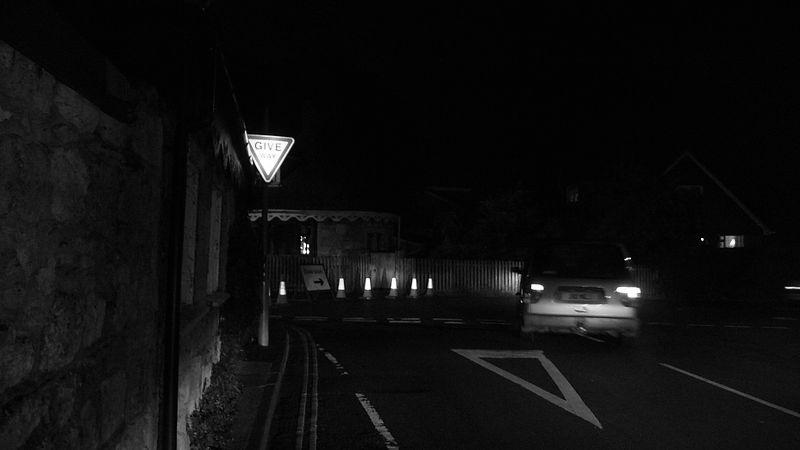
#> input picture dark_road_1.jpg, 800 x 450 px
$ python E14.py
#> lines starting #> are read from the running program, lines starting #| are printed output that depends on the picture
import cv2
import matplotlib.pyplot as plt

# board_image
road_image1 = cv2.imread('dark_road_1.jpg')
#> road_image1 is the input picture: shape (450, 800, 3); min 0, max 255, mean 14.6
road_image2 = cv2.imread('dark_road_2.jpg')
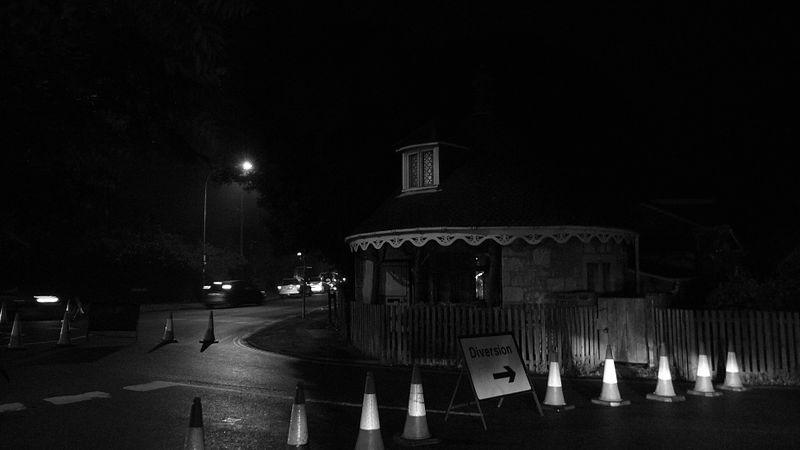
#> input picture dark_road_2.jpg, 800 x 450 px
#> road_image2 is the input picture: shape (450, 800, 3); min 0, max 255, mean 16.8
road_image3 = cv2.imread('dark_road_3.jpg')
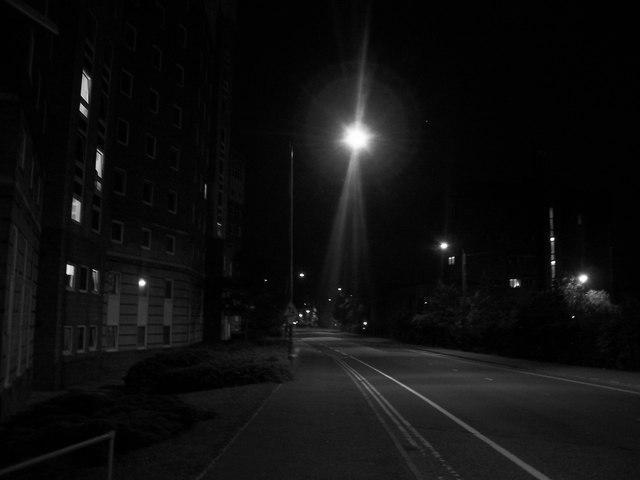
#> input picture dark_road_3.jpg, 640 x 480 px
#> road_image3 is the input picture: shape (480, 640, 3); min 0, max 255, mean 15.2


gray_road_image1 = cv2.cvtColor(road_image1, cv2.COLOR_BGR2GRAY)
cv2.imshow('gray_road_image1', gray_road_image1)
hist1 = cv2.calcHist([gray_road_image1], [0], None, [256], [0, 256])
#> hist1 = 256 values, max 72065 at index 3, min 5 at index 210, mean 1406.2

gray_road_image2 = cv2.cvtColor(road_image2, cv2.COLOR_BGR2GRAY)
cv2.imshow('gray_road_image2', gray_road_image2)
hist2 = cv2.calcHist([gray_road_image2], [0], None, [256], [0, 256])
#> hist2 = 256 values, max 68343 at index 3, min 11 at index 235, mean 1406.2

gray_road_image3 = cv2.cvtColor(road_image3, cv2.COLOR_BGR2GRAY)
cv2.imshow('gray_road_image3', gray_road_image3)
hist3 = cv2.calcHist([gray_road_image3], [0], None, [256], [0, 256])
#> hist3 = 256 values, max 46411 at index 2, min 4 at index 231, mean 1200


                    # ΟΛΙΚΗ ΕΞΙΣΩΣΗ HISTOGRAM
equalizeHist1 = cv2.equalizeHist(gray_road_image1)
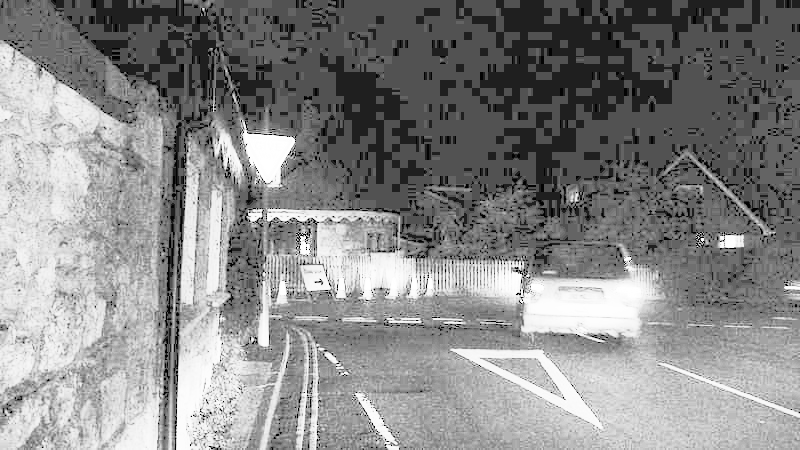
#> equalizeHist1: shape (450, 800); min 0, max 255, mean 135.9
cv2.imshow('Dark road image 1 EqualizedHist', equalizeHist1)
finalHist1 = cv2.calcHist([equalizeHist1], [0], None, [256], [0, 256])
#> finalHist1 = 256 values, max 72065 at index 82, min 0 at index 1, mean 1406.2

equalizeHist2 = cv2.equalizeHist(gray_road_image2)
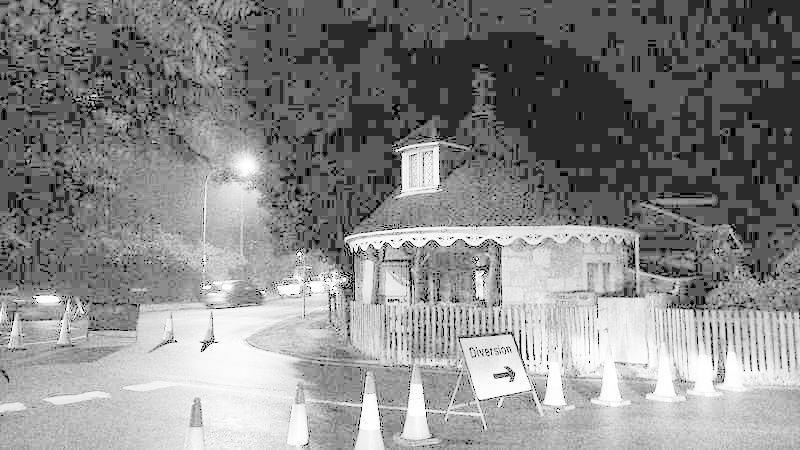
#> equalizeHist2: shape (450, 800); min 0, max 255, mean 136.4
cv2.imshow('Dark road image 2 EqualizedHist', equalizeHist2)
finalHist2 = cv2.calcHist([equalizeHist2], [0], None, [256], [0, 256])
#> finalHist2 = 256 values, max 68343 at index 91, min 0 at index 1, mean 1406.2

equalizeHist3 = cv2.equalizeHist(gray_road_image3)
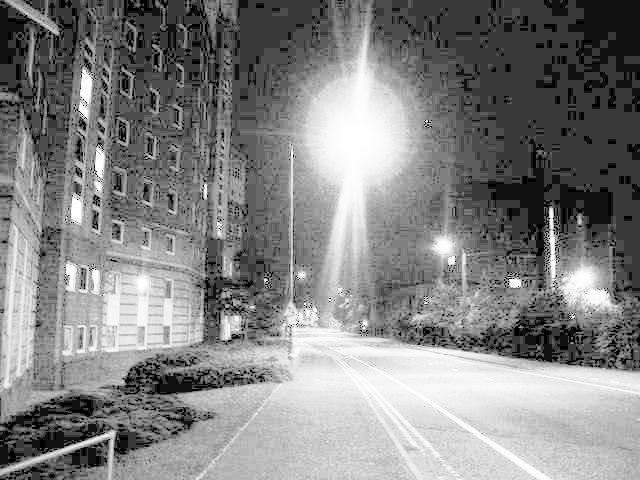
#> equalizeHist3: shape (480, 640); min 0, max 255, mean 131.3
cv2.imshow('Dark road image 3 EqualizedHist', equalizeHist3)
finalHist3 = cv2.calcHist([equalizeHist3], [0], None, [256], [0, 256])
#> finalHist3 = 256 values, max 46411 at index 57, min 0 at index 1, mean 1200


                            # ΤΟΠΙΚΗ ΕΞΙΣΩΣΗ HISTOGRAM
clahe = cv2.createCLAHE(clipLimit=2.0, tileGridSize=(8,8))

equalize_Hist1 = clahe.apply(gray_road_image1)
cv2.imshow('Dark road image 1 CLAHE', equalize_Hist1)
final_Hist1 = cv2.calcHist([equalize_Hist1], [0], None, [256], [0, 256])
#> final_Hist1 = 256 values, max 60380 at index 10, min 0 at index 0, mean 1406.2

equalize_Hist2 = clahe.apply(gray_road_image2)
cv2.imshow('Dark road image 2 CLAHE', equalize_Hist2)
final_Hist2 = cv2.calcHist([equalize_Hist2], [0], None, [256], [0, 256])
#> final_Hist2 = 256 values, max 47814 at index 10, min 1 at index 0, mean 1406.2

equalize_Hist3 = clahe.apply(gray_road_image3)
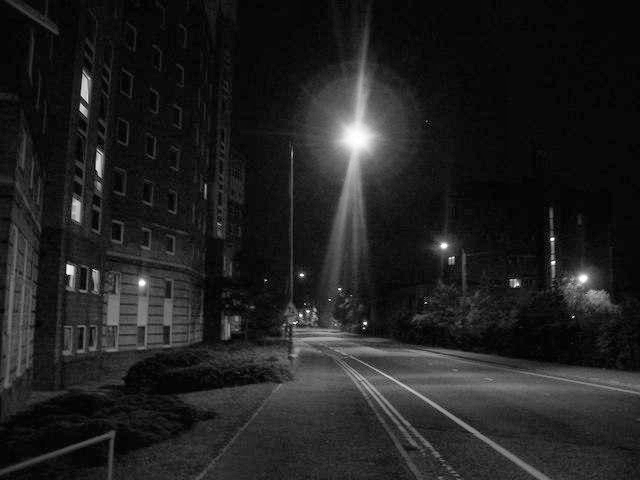
#> equalize_Hist3: shape (480, 640); min 1, max 255, mean 32.9
cv2.imshow('Dark road image 3 CLAHE', equalize_Hist3)
final_Hist3 = cv2.calcHist([equalize_Hist3], [0], None, [256], [0, 256])
#> final_Hist3 = 256 values, max 26808 at index 9, min 0 at index 0, mean 1200


                        #ΕΚΤΥΠΩΣΗ HISTOGRAM
plt.figure(figsize=(8, 4))


plt.subplot(1, 3, 1)
plt.plot(hist1, color='red')
plt.title('Dark road image 1 histogram')
plt.xlabel('Pixel Value')
plt.ylabel('Frequency')

plt.subplot(1, 3, 2)
plt.plot(hist2, color='pink')
plt.title('Dark road image 2 histogram')
plt.xlabel('Pixel Value')
plt.ylabel('Frequency')

plt.subplot(1, 3, 3)
plt.plot(hist3, color='purple')
plt.title('Dark road image 3 histogram')
plt.xlabel('Pixel Value')
plt.ylabel('Frequency')


                        # ΕΚΤΥΠΩΣΗ ΤΩΝ ΟΛΙΚΗ ΕΞΙΣΩΣΗ HISTOGRAM
plt.figure(figsize=(8, 4))

plt.subplot(1, 3, 1)
plt.plot(finalHist1, color='red')
plt.title('Dark road image 1 EqualizedHist')
plt.xlabel('Pixel Value')
plt.ylabel('Frequency')

plt.subplot(1, 3, 2)
plt.plot(finalHist2, color='pink')
plt.title('Dark road image 2 EqualizedHist')
plt.xlabel('Pixel Value')
plt.ylabel('Frequency')

plt.subplot(1, 3, 3)
plt.plot(finalHist3, color='purple')
plt.title('Dark road image 3 EqualizedHist')
plt.xlabel('Pixel Value')
plt.ylabel('Frequency')


                        #ΕΚΤΥΠΩΣΗ ΤΩΝ ΤΟΠΙΚΗ ΕΞΙΣΩΣΗ HISTOGRAM
plt.figure(figsize=(8, 4))
plt.subplot(1, 3, 1)
plt.plot(final_Hist1, color='red')
plt.title('Dark road image 1 CLAHE')
plt.xlabel('Pixel Value')
plt.ylabel('Frequency')

plt.subplot(1, 3, 2)
plt.plot(final_Hist2, color='pink')
plt.title('Dark road image 2 CLAHE')
plt.xlabel('Pixel Value')
plt.ylabel('Frequency')

plt.subplot(1, 3, 3)
plt.plot(final_Hist3, color='purple')
plt.title('Dark road image 3 CLAHE')
plt.xlabel('Pixel Value')
plt.ylabel('Frequency')

plt.tight_layout()
plt.show()
#> figure, not shown here; panel 1: curve peaks at x = 3, y = 72065; panel 2: curve peaks at x = 3, y = 68343; panel 3: curve peaks at x = 2, y = 46411
#> figure, not shown here; panel 1: curve peaks at x = 82, y = 72065; panel 2: curve peaks at x = 91, y = 68343; panel 3: curve peaks at x = 57, y = 46411
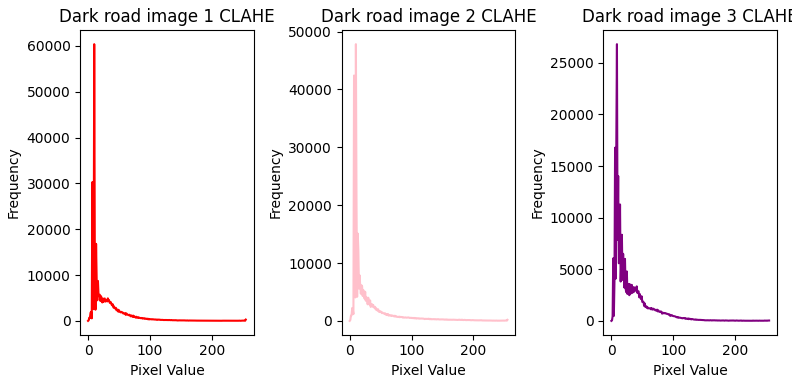
#> figure drawn by matplotlib, 3 panels; panel 1: curve peaks at x = 10, y = 60380; panel 2: curve peaks at x = 10, y = 47814; panel 3: curve peaks at x = 9, y = 26808
cv2.waitKey(0)
cv2.destroyAllWindows()
